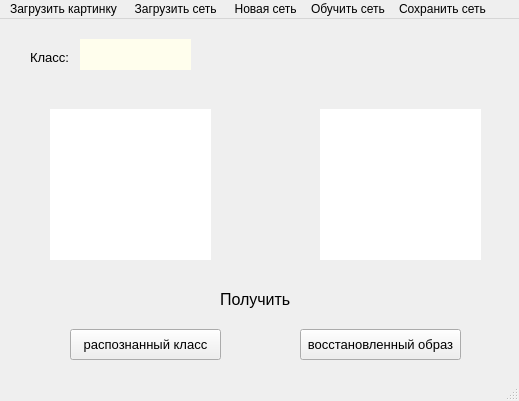
<?xml version="1.0" encoding="UTF-8"?>
<ui version="4.0">
 <class>MainWindow</class>
 <widget class="QMainWindow" name="MainWindow">
  <property name="geometry">
   <rect>
    <x>0</x>
    <y>0</y>
    <width>519</width>
    <height>401</height>
   </rect>
  </property>
  <property name="windowTitle">
   <string>MainWindow</string>
  </property>
  <widget class="QWidget" name="centralwidget">
   <widget class="QLabel" name="label">
    <property name="geometry">
     <rect>
      <x>50</x>
      <y>90</y>
      <width>161</width>
      <height>151</height>
     </rect>
    </property>
    <property name="styleSheet">
     <string notr="true">background-color: rgb(255, 255, 255);</string>
    </property>
    <property name="text">
     <string/>
    </property>
   </widget>
   <widget class="QLabel" name="label_2">
    <property name="geometry">
     <rect>
      <x>320</x>
      <y>90</y>
      <width>161</width>
      <height>151</height>
     </rect>
    </property>
    <property name="styleSheet">
     <string notr="true">background-color: rgb(255, 255, 255);</string>
    </property>
    <property name="text">
     <string/>
    </property>
   </widget>
   <widget class="QLabel" name="label_3">
    <property name="geometry">
     <rect>
      <x>220</x>
      <y>270</y>
      <width>81</width>
      <height>21</height>
     </rect>
    </property>
    <property name="font">
     <font>
      <pointsize>12</pointsize>
     </font>
    </property>
    <property name="text">
     <string>Получить</string>
    </property>
   </widget>
   <widget class="QPushButton" name="pushButton">
    <property name="geometry">
     <rect>
      <x>70</x>
      <y>310</y>
      <width>151</width>
      <height>31</height>
     </rect>
    </property>
    <property name="font">
     <font>
      <pointsize>10</pointsize>
     </font>
    </property>
    <property name="text">
     <string>распознанный класс</string>
    </property>
   </widget>
   <widget class="QPushButton" name="pushButton_2">
    <property name="geometry">
     <rect>
      <x>300</x>
      <y>310</y>
      <width>161</width>
      <height>31</height>
     </rect>
    </property>
    <property name="font">
     <font>
      <pointsize>10</pointsize>
     </font>
    </property>
    <property name="text">
     <string>восстановленный образ</string>
    </property>
   </widget>
   <widget class="QLabel" name="label_4">
    <property name="geometry">
     <rect>
      <x>30</x>
      <y>30</y>
      <width>51</width>
      <height>16</height>
     </rect>
    </property>
    <property name="font">
     <font>
      <pointsize>10</pointsize>
     </font>
    </property>
    <property name="text">
     <string>Класс: </string>
    </property>
   </widget>
   <widget class="QLabel" name="label_5">
    <property name="geometry">
     <rect>
      <x>80</x>
      <y>20</y>
      <width>111</width>
      <height>31</height>
     </rect>
    </property>
    <property name="font">
     <font>
      <pointsize>10</pointsize>
     </font>
    </property>
    <property name="styleSheet">
     <string notr="true">background-color: rgb(255, 254, 237);</string>
    </property>
    <property name="text">
     <string/>
    </property>
   </widget>
  </widget>
  <widget class="QMenuBar" name="menubar">
   <property name="geometry">
    <rect>
     <x>0</x>
     <y>0</y>
     <width>519</width>
     <height>21</height>
    </rect>
   </property>
   <widget class="QMenu" name="menu">
    <property name="title">
     <string>Загрузить картинку</string>
    </property>
   </widget>
   <widget class="QMenu" name="menu_2">
    <property name="title">
     <string> Загрузить сеть</string>
    </property>
    <widget class="QMenu" name="menu_6">
     <property name="title">
      <string>Загрузить сеть из файла</string>
     </property>
     <addaction name="action_6"/>
     <addaction name="action_7"/>
    </widget>
    <addaction name="menu_6"/>
   </widget>
   <widget class="QMenu" name="menu_3">
    <property name="title">
     <string> Новая сеть</string>
    </property>
    <widget class="QMenu" name="menu_5">
     <property name="title">
      <string>Сеть Хопфилда</string>
     </property>
     <addaction name="action_4"/>
    </widget>
    <widget class="QMenu" name="menu_4">
     <property name="title">
      <string>Перцептрон</string>
     </property>
     <addaction name="action_3"/>
    </widget>
    <addaction name="menu_4"/>
    <addaction name="menu_5"/>
   </widget>
   <widget class="QMenu" name="menu_7">
    <property name="title">
     <string>Обучить сеть</string>
    </property>
    <addaction name="action_8"/>
    <addaction name="action_9"/>
   </widget>
   <widget class="QMenu" name="menu_8">
    <property name="title">
     <string>Сохранить сеть</string>
    </property>
    <addaction name="action_10"/>
    <addaction name="action_11"/>
   </widget>
   <addaction name="menu"/>
   <addaction name="menu_2"/>
   <addaction name="menu_3"/>
   <addaction name="menu_7"/>
   <addaction name="menu_8"/>
  </widget>
  <widget class="QStatusBar" name="statusbar"/>
  <action name="action_3">
   <property name="text">
    <string>Количество классов</string>
   </property>
  </action>
  <action name="action_4">
   <property name="text">
    <string>Количество эталонов</string>
   </property>
  </action>
  <action name="action_6">
   <property name="text">
    <string>Перцептрон</string>
   </property>
  </action>
  <action name="action_7">
   <property name="text">
    <string>Сеть Хопфилда</string>
   </property>
  </action>
  <action name="action_8">
   <property name="text">
    <string>Перцептрон</string>
   </property>
  </action>
  <action name="action_9">
   <property name="text">
    <string>Сеть Хопифлда</string>
   </property>
  </action>
  <action name="action_10">
   <property name="text">
    <string>Перцептрон</string>
   </property>
  </action>
  <action name="action_11">
   <property name="text">
    <string>Сеть Хопфилда</string>
   </property>
  </action>
 </widget>
 <resources/>
 <connections/>
</ui>
